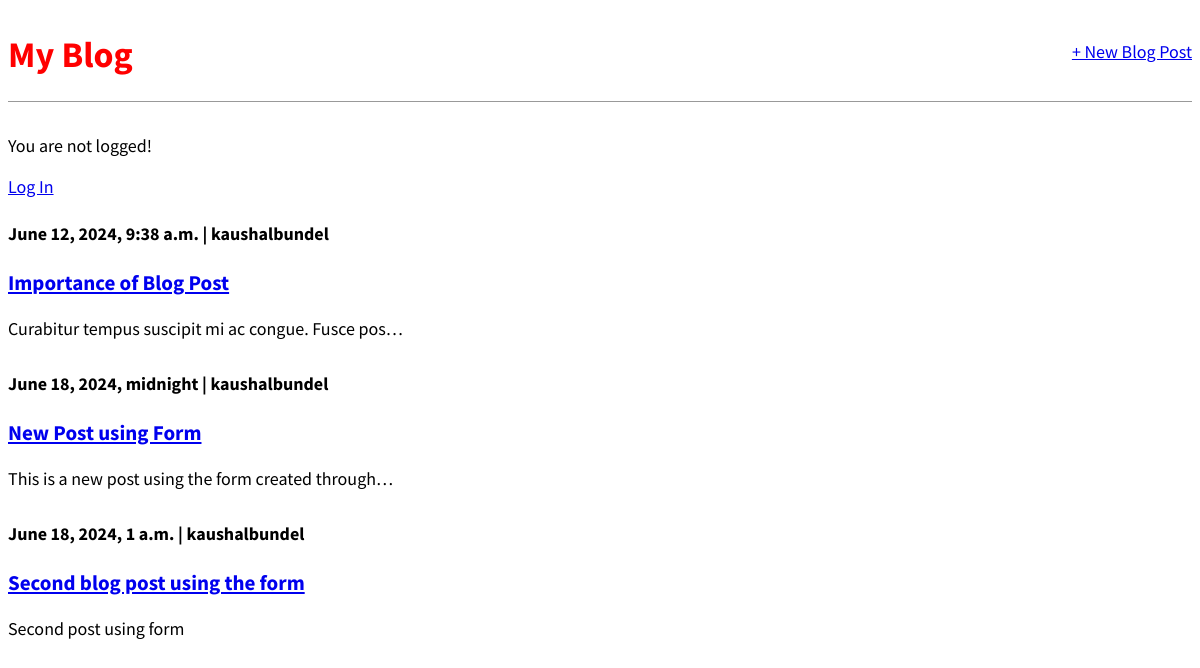
The page / on the database its author committed.
### blog/models.py (models this page shows, shortened)
class Post(models.Model):
    title = models.CharField(max_length=200)
    author = models.ForeignKey(
        "auth.user",
        on_delete=models.CASCADE,
    )
    body = models.TextField()
    created_date = models.DateTimeField()
    def get_absolute_url(self):
        return reverse(
            "detail", args=[str(self.id)]
        )  # the reverse name should be same as the name specified in the url. args would be the pk.

### blog/views.py (the view)
# urls.py: path("", BlogListView.as_view(), name="home"),
class BlogListView(ListView):
    model = Post
    template_name = "home.html"
    context_object_name = "blog_list_view"

### templates/home.html
<!doctype html>
{% extends 'base.html' %}
{% block content %}
    {% for post in blog_list_view %}
        <div class="post-entry">
            <div><h4>{{ post.created_date }} | {{post.author}}</h2>
            </div>
            <h3><a href="{{ post.get_absolute_url }}" target="_blank">{{ post.title }}</a></h3>
            <p>{{ post.body|truncatechars:50 }}</p>
        </div>
    {% endfor %}
{% endblock content %}

### templates/base.html (shortened to what this page needs)
<!doctype html>
{% load static %}
<html class="no-js" lang="">
  <head>
    <link href="{% static 'css/base.css' %}" rel="stylesheet" />
  </head>
  <body>
    <header>
      <div class="nav-left">
        <h1><a href="{% url 'home' %}">My Blog</a></h1>
      </div>
      <div class="nav-right">
        <a href="{% url 'post_new' %}">+ New Blog Post</a>
      </div>
    </header>
    <div class="user-name">
      {% if user.is_authenticated %}
      <h3>Hi {{ user.username }} !</h3>
      <form method="post" action="{% url 'logout' %}">
        {% csrf_token %}
        <button type="submit">Logout</button>
      </form>
      {% else %}
      <p>You are not logged!</p>
      <a href="{% url 'login' %}">Log In</a>
      {% endif %}
    </div>
    <div>{% block content %} {% endblock content %}</div>
  </body>
</html>

### static/css/base.css (style rules this page uses)
body { font-family: "Source Sans Pro", sans-serif; font-size: 18px; }
header { border-bottom: 1px solid #999; margin-bottom: 2rem; display: flex; }
header h1 a { color: red; text-decoration: none; }
.nav-left { margin-right: auto; }
.nav-right { display: flex; padding-top: 2rem; }
.post-entry { margin-bottom: 2rem; }
.post-entry p { margin: 0; font-weight: 400; }

### rows shown on the page
Post: created_date "June 12, 2024, 9:38 a.m.", author "kaushalbundel", title "Importance of Blog Post", body "Curabitur tempus suscipit mi ac congue. Fusce pos…"
Post: created_date "June 18, 2024, midnight", author "kaushalbundel", title "New Post using Form", body "This is a new post using the form created through…"
Post: created_date "June 18, 2024, 1 a.m.", author "kaushalbundel", title "Second blog post using the form", body "Second post using form"
